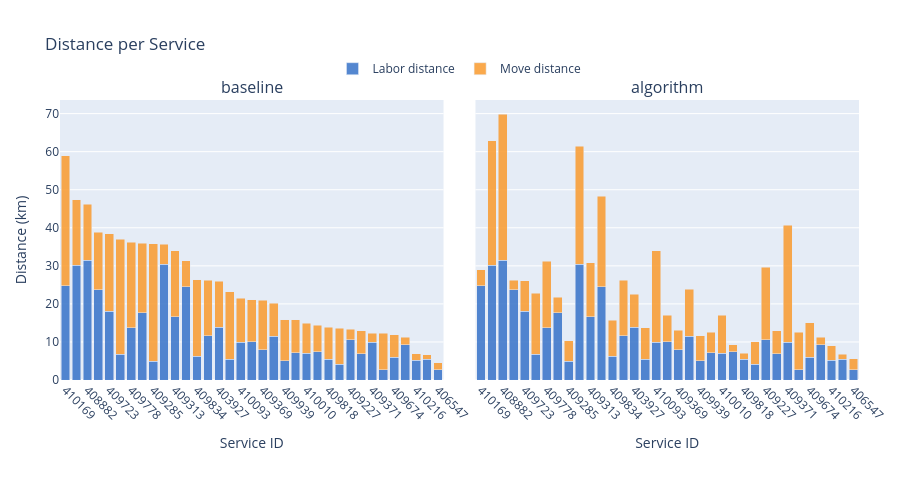

Notebook code cell kept with this figure:
### Markdown cell above
---
## Distance per Service

### Code cell
build_comparison_service_figure(pair, LABEL_A, LABEL_B).show()

### Figure 1 — Plotly figure (JSON) as saved in the notebook; plotly's stock layout.template omitted (floating-point values rounded to 4 significant figures)
{"data": [{"hoverinfo": "text", "hovertext": ["Service 410169<br>Labor: 24.75 km", "Service 409882<br>Labor: 30.09 km", "Service 408882<br>Labor: 31.42 km", "Service 410098<br>Labor: 23.72 km", "Service 409723<br>Labor: 18.06 km", "Service 409855<br>Labor: 6.82 km", "Service 409778<br>Labor: 13.72 km", "Service 409718<br>Labor: 17.63 km", "Service 409285<br>Labor: 4.98 km", "Service 410116<br>Labor: 30.38 km", "Service 409313<br>Labor: 16.61 km", "Service 409099<br>Labor: 24.47 km", "Service 409834<br>Labor: 6.20 km", "Service 407515<br>Labor: 11.57 km", "Service 403927<br>Labor: 13.83 km", "Service 405655<br>Labor: 5.50 km", "Service 410093<br>Labor: 9.91 km", "Service 410153<br>Labor: 10.07 km", "Service 409369<br>Labor: 7.89 km", "Service 410003<br>Labor: 11.45 km", "Service 409939<br>Labor: 5.10 km", "Service 408895<br>Labor: 7.11 km", "Service 410010<br>Labor: 7.08 km", "Service 410167<br>Labor: 7.41 km", "Service 409818<br>Labor: 5.45 km", "Service 409443<br>Labor: 4.14 km", "Service 409227<br>Labor: 10.61 km", "Service 409246<br>Labor: 6.88 km", "Service 409371<br>Labor: 9.86 km", "Service 408842<br>Labor: 2.65 km", "Service 409674<br>Labor: 5.96 km", "Service 406211<br>Labor: 9.31 km", "Service 410216<br>Labor: 5.23 km", "Service 409292<br>Labor: 5.48 km", "Service 406547<br>Labor: 2.67 km"], "legendgroup": "labor_dist", "marker": {"color": "rgba(55, 115, 200, 0.85)"}, "name": "Labor distance", "showlegend": true, "type": "bar", "x": ["410169", "409882", "408882", "410098", "409723", "409855", "409778", "409718", "409285", "410116", "409313", "409099", "409834", "407515", "403927", "405655", "410093", "410153", "409369", "410003", "409939", "408895", "410010", "410167", "409818", "409443", "409227", "409246", "409371", "408842", "409674", "406211", "410216", "409292", "406547"], "xaxis": "x", "y": [24.75, 30.09, 31.42, 23.72, 18.06, 6.82, 13.72, 17.63, 4.98, 30.38, 16.61, 24.47, 6.2, 11.57, 13.83, 5.5, 9.91, 10.07, 7.89, 11.45, 5.1, 7.11, 7.08, 7.41, 5.45, 4.14, 10.61, 6.88, 9.86, 2.65, 5.96, 9.31, 5.23, 5.48, 2.67], "yaxis": "y"}, {"hoverinfo": "text", "hovertext": ["Service 410169<br>Move: 34.23 km", "Service 409882<br>Move: 17.26 km", "Service 408882<br>Move: 14.75 km", "Service 410098<br>Move: 15.16 km", "Service 409723<br>Move: 20.43 km", "Service 409855<br>Move: 30.16 km", "Service 409778<br>Move: 22.42 km", "Service 409718<br>Move: 18.37 km", "Service 409285<br>Move: 30.88 km", "Service 410116<br>Move: 5.28 km", "Service 409313<br>Move: 17.41 km", "Service 409099<br>Move: 6.92 km", "Service 409834<br>Move: 20.13 km", "Service 407515<br>Move: 14.67 km", "Service 403927<br>Move: 12.17 km", "Service 405655<br>Move: 17.66 km", "Service 410093<br>Move: 11.58 km", "Service 410153<br>Move: 11.08 km", "Service 409369<br>Move: 13.12 km", "Service 410003<br>Move: 8.74 km", "Service 409939<br>Move: 10.74 km", "Service 408895<br>Move: 8.69 km", "Service 410010<br>Move: 7.83 km", "Service 410167<br>Move: 6.94 km", "Service 409818<br>Move: 8.36 km", "Service 409443<br>Move: 9.50 km", "Service 409227<br>Move: 2.72 km", "Service 409246<br>Move: 6.09 km", "Service 409371<br>Move: 2.46 km", "Service 408842<br>Move: 9.60 km", "Service 409674<br>Move: 5.90 km", "Service 406211<br>Move: 1.88 km", "Service 410216<br>Move: 1.73 km", "Service 409292<br>Move: 1.21 km", "Service 406547<br>Move: 1.80 km"], "legendgroup": "move_dist", "marker": {"color": "rgba(250, 155, 45, 0.85)"}, "name": "Move distance", "showlegend": true, "type": "bar", "x": ["410169", "409882", "408882", "410098", "409723", "409855", "409778", "409718", "409285", "410116", "409313", "409099", "409834", "407515", "403927", "405655", "410093", "410153", "409369", "410003", "409939", "408895", "410010", "410167", "409818", "409443", "409227", "409246", "409371", "408842", "409674", "406211", "410216", "409292", "406547"], "xaxis": "x", "y": [34.23, 17.26, 14.75, 15.16, 20.43, 30.16, 22.42, 18.37, 30.88, 5.28, 17.41, 6.92, 20.13, 14.67, 12.17, 17.66, 11.58, 11.08, 13.12, 8.74, 10.74, 8.69, 7.83, 6.94, 8.36, 9.5, 2.72, 6.09, 2.46, 9.6, 5.9, 1.88, 1.73, 1.21, 1.8], "yaxis": "y"}, {"hoverinfo": "text", "hovertext": ["Service 410169<br>Labor: 24.75 km", "Service 409882<br>Labor: 30.09 km", "Service 408882<br>Labor: 31.42 km", "Service 410098<br>Labor: 23.72 km", "Service 409723<br>Labor: 18.06 km", "Service 409855<br>Labor: 6.82 km", "Service 409778<br>Labor: 13.72 km", "Service 409718<br>Labor: 17.63 km", "Service 409285<br>Labor: 4.98 km", "Service 410116<br>Labor: 30.38 km", "Service 409313<br>Labor: 16.61 km", "Service 409099<br>Labor: 24.47 km", "Service 409834<br>Labor: 6.20 km", "Service 407515<br>Labor: 11.57 km", "Service 403927<br>Labor: 13.83 km", "Service 405655<br>Labor: 5.50 km", "Service 410093<br>Labor: 9.91 km", "Service 410153<br>Labor: 10.07 km", "Service 409369<br>Labor: 7.89 km", "Service 410003<br>Labor: 11.45 km", "Service 409939<br>Labor: 5.10 km", "Service 408895<br>Labor: 7.11 km", "Service 410010<br>Labor: 7.08 km", "Service 410167<br>Labor: 7.41 km", "Service 409818<br>Labor: 5.45 km", "Service 409443<br>Labor: 4.14 km", "Service 409227<br>Labor: 10.61 km", "Service 409246<br>Labor: 6.88 km", "Service 409371<br>Labor: 9.86 km", "Service 408842<br>Labor: 2.65 km", "Service 409674<br>Labor: 5.96 km", "Service 406211<br>Labor: 9.31 km", "Service 410216<br>Labor: 5.23 km", "Service 409292<br>Labor: 5.48 km", "Service 406547<br>Labor: 2.67 km"], "legendgroup": "labor_dist", "marker": {"color": "rgba(55, 115, 200, 0.85)"}, "name": "Labor distance", "showlegend": false, "type": "bar", "x": ["410169", "409882", "408882", "410098", "409723", "409855", "409778", "409718", "409285", "410116", "409313", "409099", "409834", "407515", "403927", "405655", "410093", "410153", "409369", "410003", "409939", "408895", "410010", "410167", "409818", "409443", "409227", "409246", "409371", "408842", "409674", "406211", "410216", "409292", "406547"], "xaxis": "x2", "y": [24.75, 30.09, 31.42, 23.72, 18.06, 6.82, 13.72, 17.63, 4.98, 30.38, 16.61, 24.47, 6.2, 11.57, 13.83, 5.5, 9.91, 10.07, 7.89, 11.45, 5.1, 7.11, 7.08, 7.41, 5.45, 4.14, 10.61, 6.88, 9.86, 2.65, 5.96, 9.31, 5.23, 5.48, 2.67], "yaxis": "y2"}, {"hoverinfo": "text", "hovertext": ["Service 410169<br>Move: 4.20 km", "Service 409882<br>Move: 32.74 km", "Service 408882<br>Move: 38.48 km", "Service 410098<br>Move: 2.54 km", "Service 409723<br>Move: 8.03 km", "Service 409855<br>Move: 16.04 km", "Service 409778<br>Move: 17.55 km", "Service 409718<br>Move: 4.14 km", "Service 409285<br>Move: 5.32 km", "Service 410116<br>Move: 30.99 km", "Service 409313<br>Move: 14.26 km", "Service 409099<br>Move: 23.80 km", "Service 409834<br>Move: 9.50 km", "Service 407515<br>Move: 14.67 km", "Service 403927<br>Move: 8.69 km", "Service 405655<br>Move: 8.26 km", "Service 410093<br>Move: 24.12 km", "Service 410153<br>Move: 6.93 km", "Service 409369<br>Move: 5.21 km", "Service 410003<br>Move: 12.38 km", "Service 409939<br>Move: 6.56 km", "Service 408895<br>Move: 5.43 km", "Service 410010<br>Move: 9.97 km", "Service 410167<br>Move: 1.79 km", "Service 409818<br>Move: 1.58 km", "Service 409443<br>Move: 5.85 km", "Service 409227<br>Move: 19.05 km", "Service 409246<br>Move: 6.09 km", "Service 409371<br>Move: 30.78 km", "Service 408842<br>Move: 9.93 km", "Service 409674<br>Move: 9.04 km", "Service 406211<br>Move: 1.88 km", "Service 410216<br>Move: 3.75 km", "Service 409292<br>Move: 1.32 km", "Service 406547<br>Move: 2.85 km"], "legendgroup": "move_dist", "marker": {"color": "rgba(250, 155, 45, 0.85)"}, "name": "Move distance", "showlegend": false, "type": "bar", "x": ["410169", "409882", "408882", "410098", "409723", "409855", "409778", "409718", "409285", "410116", "409313", "409099", "409834", "407515", "403927", "405655", "410093", "410153", "409369", "410003", "409939", "408895", "410010", "410167", "409818", "409443", "409227", "409246", "409371", "408842", "409674", "406211", "410216", "409292", "406547"], "xaxis": "x2", "y": [4.2, 32.74, 38.48, 2.54, 8.03, 16.04, 17.55, 4.14, 5.32, 30.99, 14.26, 23.8, 9.5, 14.67, 8.69, 8.26, 24.12, 6.93, 5.21, 12.38, 6.56, 5.43, 9.97, 1.79, 1.58, 5.85, 19.05, 6.09, 30.78, 9.93, 9.04, 1.88, 3.75, 1.32, 2.85], "yaxis": "y2"}], "layout": {"annotations": [{"font": {"size": 16}, "showarrow": false, "text": "baseline", "x": 0.24, "xanchor": "center", "xref": "paper", "y": 1, "yanchor": "bottom", "yref": "paper"}, {"font": {"size": 16}, "showarrow": false, "text": "algorithm", "x": 0.76, "xanchor": "center", "xref": "paper", "y": 1, "yanchor": "bottom", "yref": "paper"}], "barmode": "stack", "height": 480, "hovermode": "x", "legend": {"orientation": "h", "x": 0.5, "xanchor": "center", "y": 1.06, "yanchor": "bottom"}, "margin": {"b": 100, "l": 60, "r": 20, "t": 100}, "title": {"text": "Distance per Service"}, "xaxis": {"anchor": "y", "domain": [0, 0.48], "tickangle": 45, "title": {"text": "Service ID"}}, "xaxis2": {"anchor": "y2", "domain": [0.52, 1], "tickangle": 45, "title": {"text": "Service ID"}}, "yaxis": {"anchor": "x", "domain": [0, 1], "title": {"text": "Distance (km)"}}, "yaxis2": {"anchor": "x2", "domain": [0, 1], "matches": "y", "showticklabels": false}}}
